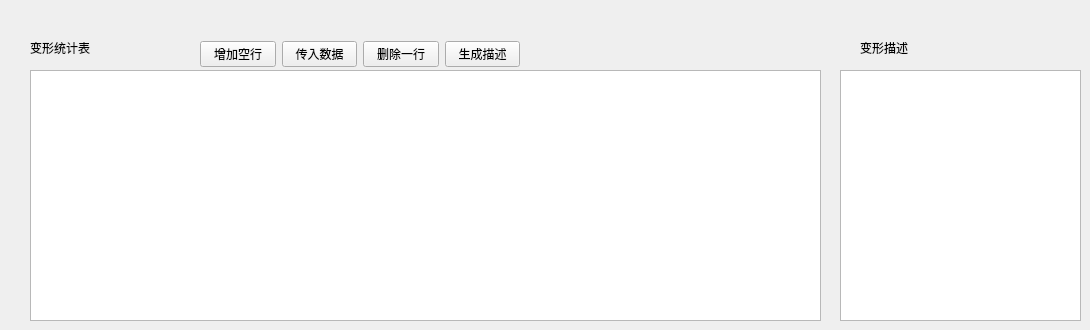
      <widget class="QWidget" name="tab_8">
       <attribute name="title">
        <string>变形统计</string>
       </attribute>
       <widget class="QWidget" name="layoutWidget_4">
        <property name="geometry">
         <rect>
          <x>200</x>
          <y>40</y>
          <width>320</width>
          <height>29</height>
         </rect>
        </property>
        <layout class="QHBoxLayout" name="horizontalLayout_4">
         <item>
          <widget class="QPushButton" name="pushButton_62">
           <property name="text">
            <string>增加空行</string>
           </property>
          </widget>
         </item>
         <item>
          <widget class="QPushButton" name="pushButton_20">
           <property name="text">
            <string>传入数据</string>
           </property>
          </widget>
         </item>
         <item>
          <widget class="QPushButton" name="pushButton_21">
           <property name="text">
            <string>删除一行</string>
           </property>
          </widget>
         </item>
         <item>
          <widget class="QPushButton" name="pushButton_22">
           <property name="text">
            <string>生成描述</string>
           </property>
          </widget>
         </item>
        </layout>
       </widget>
       <widget class="QTextEdit" name="textEdit_3">
        <property name="geometry">
         <rect>
          <x>840</x>
          <y>70</y>
          <width>241</width>
          <height>251</height>
         </rect>
        </property>
       </widget>
       <widget class="QLabel" name="label_107">
        <property name="geometry">
         <rect>
          <x>860</x>
          <y>40</y>
          <width>71</width>
          <height>16</height>
         </rect>
        </property>
        <property name="styleSheet">
         <string notr="true">font: 12pt &quot;黑体&quot;;</string>
        </property>
        <property name="text">
         <string>变形描述</string>
        </property>
       </widget>
       <widget class="QTableWidget" name="tableWidget_4">
        <property name="geometry">
         <rect>
          <x>30</x>
          <y>70</y>
          <width>791</width>
          <height>251</height>
         </rect>
        </property>
       </widget>
       <widget class="QLabel" name="label_108">
        <property name="geometry">
         <rect>
          <x>30</x>
          <y>40</y>
          <width>91</width>
          <height>16</height>
         </rect>
        </property>
        <property name="styleSheet">
         <string notr="true">font: 12pt &quot;黑体&quot;;</string>
        </property>
        <property name="text">
         <string>变形统计表</string>
        </property>
       </widget>
      </widget>
